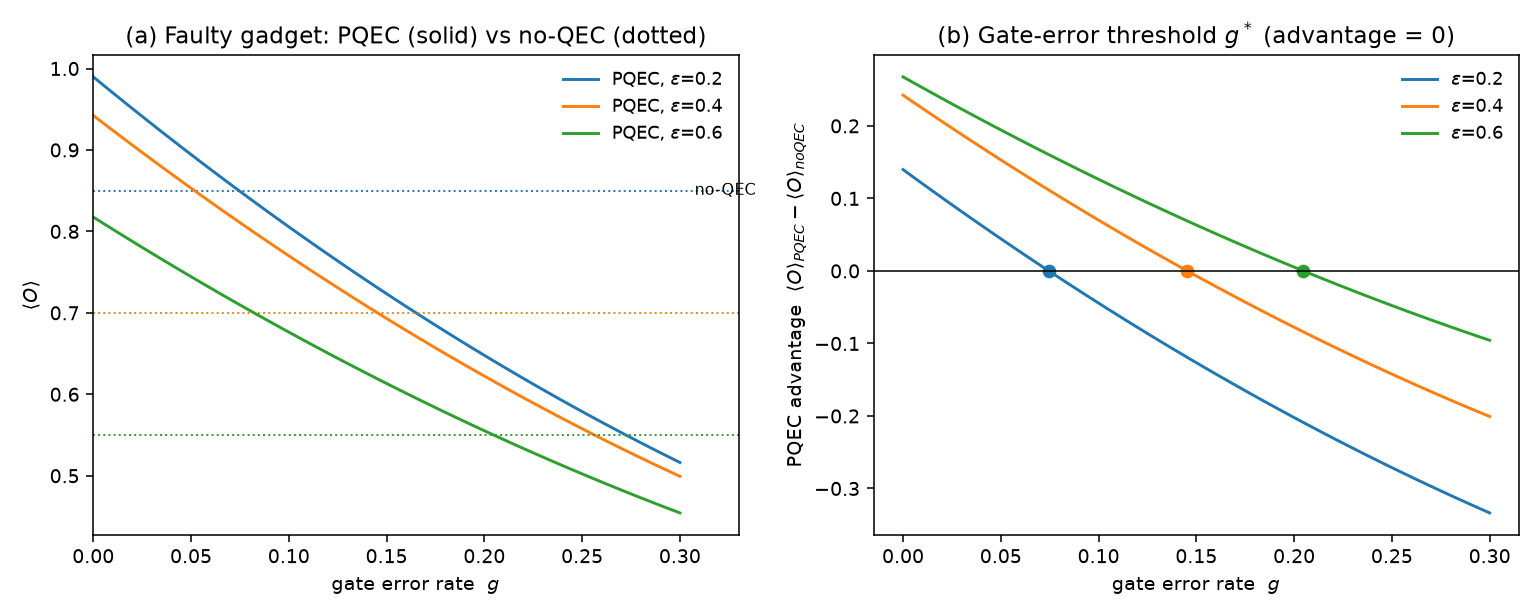

Source code (Python):
"""
Faulty PQEC: noise on the gadget operations themselves (H, Fredkin, readout).
=============================================================================

So far noise lived only on the INPUT copies; the SWAP gadget (H, controlled-SWAP,
H, ancilla measurement) was assumed perfect.  In reality those gates are noisy
too -- especially the 3-qubit controlled-SWAP (Fredkin) -- so the purifier can
inject as much error as it removes.  This asks the fault-tolerance question:

    does PQEC still help when the correction hardware is itself faulty,
    and is there a threshold on the GATE error rate?

How to simulate it: insert noise channels **after every gate** in the gadget.
Here (a standard local model):
  * after each single-qubit gate (H on the ancilla):        DepolarizingChannel(g)
  * after each Fredkin (3-qubit gate on anc + 2 data):      DepolarizingChannel(g)
                                                             on each of the 3 wires
  * ancilla readout error before the Z measurement:         BitFlip(r)

We measure the purified observable exactly as in pqec_observable.py,
<O>_PQEC = <Z_anc (x) O> / <Z_anc (x) I> = Tr(O rho^2)/Tr(rho^2) when g=r=0, and
watch it degrade as the gadget becomes noisy.

Findings (see console + figure):
  * gate noise g degrades <O>_PQEC; beyond a gate-error threshold g* the purifier
    does WORSE than no QEC at all (it injects more error than it removes).
  * the smaller the input noise eps, the smaller g* -- a nearly-clean input has
    little to gain and is easily spoiled by a faulty purifier.
  * symmetric ancilla READOUT error cancels in the ratio (both <Z(x)O> and
    <Z(x)I> pick up the same factor 1-2r), so it does not bias <O>_PQEC.

Run:  python pqec_gate_noise.py
"""

import numpy as np
import matplotlib.pyplot as plt
import pennylane as qml

np.set_printoptions(precision=4, suppress=True)

I2 = np.eye(2, dtype=complex)
X = np.array([[0, 1], [1, 0]], dtype=complex)
Y = np.array([[0, -1j], [1j, 0]], dtype=complex)
Z = np.array([[1, 0], [0, -1]], dtype=complex)
_TWOQ = [np.kron(a, b) for a in (I2, X, Y, Z) for b in (I2, X, Y, Z)]
PHI = np.array([1, 0, 0, 1], dtype=complex) / np.sqrt(2)
O_FID = np.outer(PHI, PHI.conj())


def _global_depol_kraus(eps):
    K = [np.sqrt(1 - eps + eps / 16) * _TWOQ[0]]
    K += [np.sqrt(eps / 16) * P for P in _TWOQ[1:]]
    return K


def _prep_noisy_bell(q0, q1, eps):
    qml.Hadamard(q0)
    qml.CNOT(wires=[q0, q1])
    qml.QubitChannel(_global_depol_kraus(eps), wires=[q0, q1])


def _dep(wire, g):
    if g > 0:
        qml.DepolarizingChannel(g, wires=wire)


_dev = qml.device("default.mixed", wires=5)   # 0=anc, [1,2]=copy A, [3,4]=copy B


@qml.qnode(_dev)
def _gadget(eps, g, r, O):
    """One purification round with gate noise g (after every gate) and ancilla
    readout error r.  Returns (<Z (x) O>, <Z (x) I>)."""
    _prep_noisy_bell(1, 2, eps)
    _prep_noisy_bell(3, 4, eps)
    qml.Hadamard(0);                     _dep(0, g)
    qml.ctrl(qml.SWAP, control=0)(wires=[1, 3])
    for w in (0, 1, 3):                  _dep(w, g)          # Fredkin gate noise
    qml.ctrl(qml.SWAP, control=0)(wires=[2, 4])
    for w in (0, 2, 4):                  _dep(w, g)
    qml.Hadamard(0);                     _dep(0, g)
    if r > 0:
        qml.BitFlip(r, wires=0)                              # readout error
    return (qml.expval(qml.PauliZ(0) @ qml.Hermitian(O, wires=[1, 2])),
            qml.expval(qml.PauliZ(0)))


def obs_pqec(eps, g, r=0.0, O=O_FID):
    zO, zI = _gadget(eps, g, r, O)
    return float(zO) / float(zI)


def no_qec(eps):
    """<O_fid> with no purification = Tr(O rho_eps) = 1 - 3 eps/4."""
    return 1 - 3 * eps / 4


# ===========================================================================
def main():
    print("=" * 74)
    print(" PART 1 -- Gate noise g degrades the purifier; a gate-error threshold g*")
    print("=" * 74)
    eps = 0.40
    print(f"\n  input noise eps = {eps},  no-QEC <O> = {no_qec(eps):.4f}")
    print(f"  observable O = |Phi+><Phi+|,  one purification round (ell=1)\n")
    print(f"  {'g (gate)':>9} {'<O>_PQEC':>9} {'vs no-QEC':>10}   verdict")
    g_prev, v_prev = 0.0, obs_pqec(eps, 0.0)
    gstar = None
    for g in [0.0, 0.02, 0.05, 0.10, 0.12, 0.14, 0.16, 0.20, 0.30]:
        v = obs_pqec(eps, g)
        verdict = "PQEC helps" if v > no_qec(eps) else "PQEC HURTS"
        print(f"  {g:>9.2f} {v:>9.4f} {v-no_qec(eps):>+10.4f}   {verdict}")
        if gstar is None and v < no_qec(eps):
            gstar = g_prev + (g - g_prev) * (v_prev - no_qec(eps)) / (v_prev - v)
        g_prev, v_prev = g, v
    print(f"\n  -> gate-error threshold  g* ~= {gstar:.3f}"
          f"   (above it, purifying is worse than doing nothing)")

    print("\n" + "=" * 74)
    print(" PART 2 -- Ancilla readout error cancels in the ratio <Z(x)O>/<Z(x)I>")
    print("=" * 74)
    print(f"\n  {'readout r':>10} {'g=0.00':>9} {'g=0.05':>9}")
    for r in [0.0, 0.05, 0.10, 0.20]:
        print(f"  {r:>10.2f} {obs_pqec(eps,0.0,r):>9.4f} {obs_pqec(eps,0.05,r):>9.4f}")
    print("  -> <O>_PQEC is independent of r: both correlators scale by (1-2r),")
    print("     which cancels in the ratio (self-mitigating readout error).")

    # ---- Figure ----------------------------------------------------------
    gs = np.linspace(0.0, 0.30, 46)
    fig, axes = plt.subplots(1, 2, figsize=(11, 4.4))

    ax = axes[0]
    for e, c in [(0.2, "C0"), (0.4, "C1"), (0.6, "C2")]:
        vals = [obs_pqec(e, g) for g in gs]
        ax.plot(gs, vals, "-", color=c, label=f"PQEC, $\\varepsilon$={e}")
        ax.axhline(no_qec(e), color=c, ls=":", lw=1)
    ax.text(0.305, no_qec(0.2), " no-QEC", va="center", fontsize=8)
    ax.set_xlabel("gate error rate  $g$")
    ax.set_ylabel(r"$\langle O\rangle$")
    ax.set_title("(a) Faulty gadget: PQEC (solid) vs no-QEC (dotted)")
    ax.set_xlim(0, 0.33)
    ax.legend(frameon=False, fontsize=9)

    ax = axes[1]
    for e, c in [(0.2, "C0"), (0.4, "C1"), (0.6, "C2")]:
        adv = [obs_pqec(e, g) - no_qec(e) for g in gs]
        ax.plot(gs, adv, "-", color=c, label=f"$\\varepsilon$={e}")
        # mark the gate-error threshold (advantage crosses 0)
        adv = np.array(adv)
        s = np.where(np.diff(np.sign(adv)))[0]
        if len(s):
            i = s[0]
            gstar = gs[i] + (gs[i+1]-gs[i]) * adv[i]/(adv[i]-adv[i+1])
            ax.plot(gstar, 0, "o", color=c, ms=6)
    ax.axhline(0, color="k", lw=0.8)
    ax.set_xlabel("gate error rate  $g$")
    ax.set_ylabel(r"PQEC advantage  $\langle O\rangle_{PQEC}-\langle O\rangle_{noQEC}$")
    ax.set_title("(b) Gate-error threshold $g^*$ (advantage = 0)")
    ax.legend(frameon=False, fontsize=9)

    fig.tight_layout()
    fig.savefig("pqec_gate_noise.png", dpi=140)
    print("\n  saved  pqec_gate_noise.png")
    print("\nDone.")


if __name__ == "__main__":
    main()
